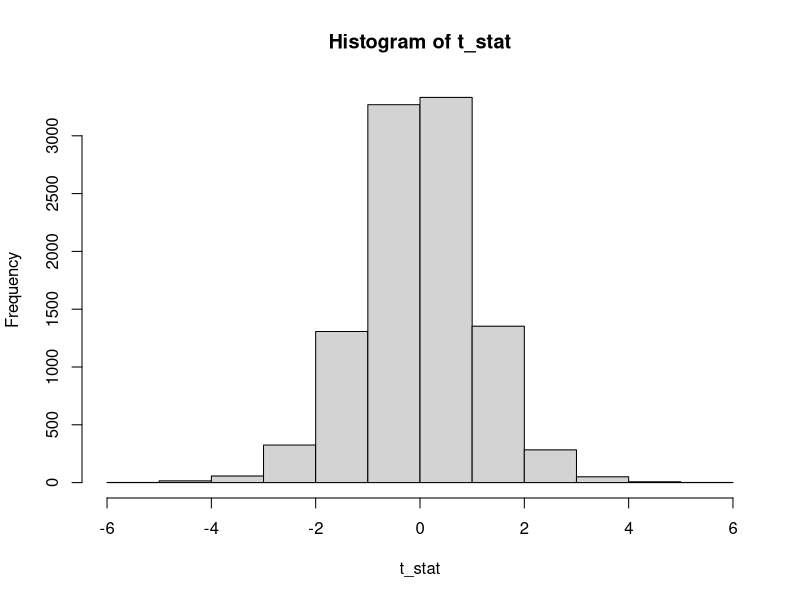
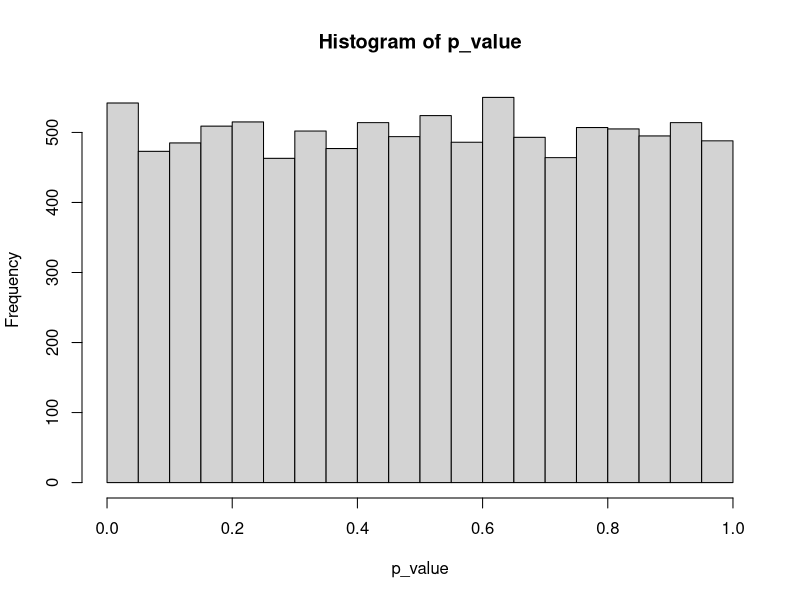
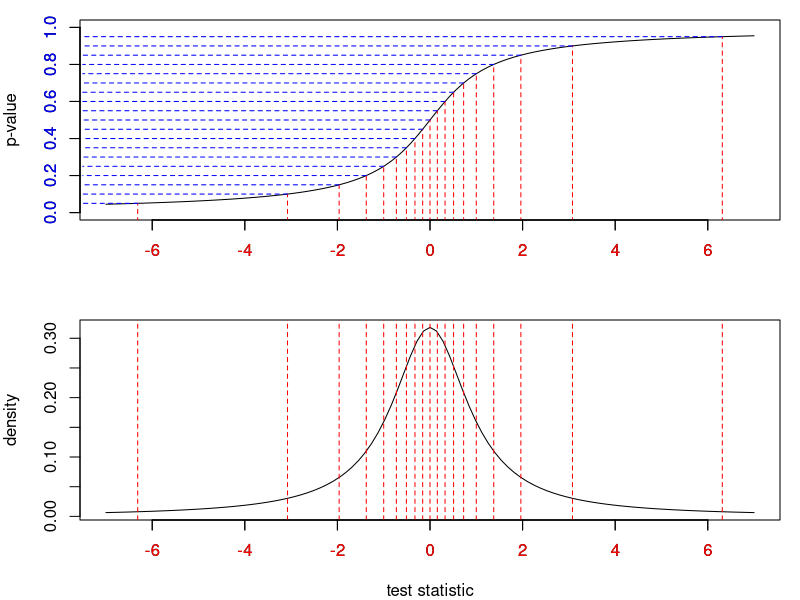

Recreate these plots in R, in order.
## ---- chunk 1
#| indent: "   "
n <- 10000
t_stat <- rt(n, df = 10)
hist(t_stat)
## ---- chunk 2
#| indent: "   "
p_value <- pt(t_stat, df = 10)
hist(p_value)
## ---- chunk 3
#| code-fold: true

par(mfrow = c(2, 1), mar = c(4, 4, 1, 1))

# t-distribution with df = 1

curve(pt(x, df = 1), xlab = "", ylab = "p-value", ylim = c(0,1), xlim = c(-7, 7))
y_values <- seq(0.05, 0.95, by = 0.05)
x_values <- qt(y_values, df = 1)
segments(x_values, rep(-0.5, length(x_values)), x_values, y_values, col = "red", lty = 2)
segments(x_values, y_values, rep(-7.5, length(y_values)), y_values, col = "blue", lty = 2)
axis(side = 1, col.axis = "red")
axis(side = 2, col.axis = "blue")

curve(dt(x, df = 1), xlab = "test statistic", ylab = "density", xlim = c(-7, 7))
abline(v = x_values, col = "red", lty = 2)
axis(side = 1, col.axis = "red")
